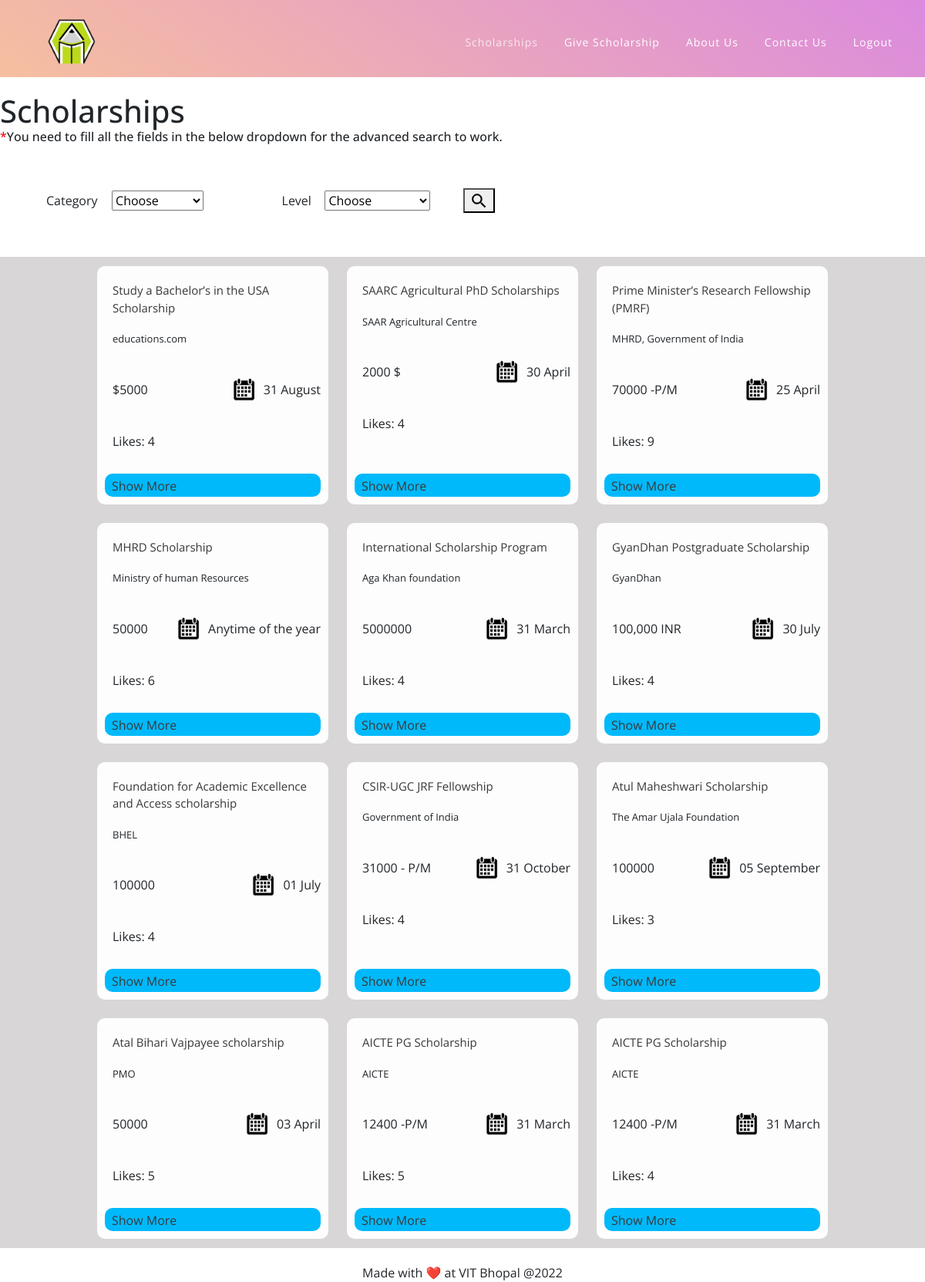
/filter/, run on the app's committed database.
### app/models.py (models this page shows, shortened)
class App(models.Model):
    level = [("Undergraduate","UNDERGRADUATE"),
            ("Postgraduate", "POSTGRADUATE"),
            ("Phd", "PhD")]
    categories = [("National","NATIONAL"),
                 ("International", "INTERNATIONAL")]
    name = models.CharField(max_length=64, help_text = "Enter Name of Scholarship")
    providedby = models.CharField(max_length=64, verbose_name = "Provided By", help_text="Enter name of sponsor or organization")
    eligibilitycriteria = models.CharField(max_length=512, verbose_name = "Eligibility Criteria", help_text="Enter Eligibility Criteria")
    exam = models.CharField(max_length=64, help_text="Enter if any exam is required")
    scholarshipamount = models.CharField(max_length = 18, verbose_name = "Scholarship Amount")
    applicationfees = models.CharField(max_length = 18, verbose_name = "Application Fees")
    deadline = models.CharField(max_length=32)
    link = models.CharField(max_length=128, help_text="Enter 404 if not available")
    category = models.CharField(choices=categories, blank=True, verbose_name = "Category", max_length=200, null=True)
    levels = models.CharField(choices=level, blank=True, verbose_name = "Levels", max_length=200, null=True)
    like = models.ManyToManyField(User, blank=True, related_name="liked_user")
    description = models.TextField(max_length=4098, help_text="Enter Description of Scholarship", verbose_name="Description")

### app/views.py (the view)
# urls.py: path("filter/", views.category, name="filter"),
def category(request):
    search_post = request.GET.get('dropdown')
    search_level = request.GET.get('level')
    search_salary = request.GET.get('salary')
    if search_post:
        apps = App.objects.filter(Q(category=search_post) & Q(levels=search_level))
    else:
        apps = App.objects.all().order_by("-name")
    return render(request, "app/filter.html",{
        "apps":apps
    })

### app/templates/app/filter.html (shortened to what this page needs)
{% load static %}
<!DOCTYPE html>
<html lang = "en">
    <head>
        <link href="{% static 'app/vendor/bootstrap/css/bootstrap.min.css' %}" rel="stylesheet">
        <link rel="stylesheet" href="{% static 'app/assets/css/fontawesome.css' %}">
        <link rel="stylesheet" href="{% static 'app/assets/css/templatemo-eduwell-style.css' %}">
        <link rel="stylesheet" href="{% static 'app/assets/css/owl.css' %}">
        <link rel="stylesheet" href="{% static 'app/assets/css/lightbox.css' %}">
        <link rel="stylesheet" href="{% static 'app/cards.css' %}">
</head>
<body>
    <header class="header-area header-sticky">
        <div class="container">
            <div class="row">
                <div class="col-12">
                    <nav class="main-nav">
                        <a href="{% url 'landing' %}" class="logo">
                            <img src="{% static 'app/assets/images/templatemo-eduwell.png' %}" alt="EduWell Template" width="60" height="60">
                        </a>
                        <ul class="nav">
                            <li><a href="{% url 'index' %}" class="active">Scholarships</a></li>
                            <li><a href="{% url 'contact'%}">Give Scholarship</a></li>
                            <li><a href="{% url 'about' %}">About Us</a></li>
                            <li><a href="{% url 'contact'%}">Contact Us</a></li>
                            <li><a href="{% url 'logout'%}">Logout</a></li>
                        </ul>
                    </nav>
                </div>
            </div>
        </div>
    </header>
<div style="margin-top: 120px;">
    <h1>Scholarships</h1>
    <h6><span style = "color: red;">*</span>You need to fill all the fields in the below dropdown for the advanced search to work.</h6>
    <form style="display: flex; align-items: center;" name = "search">
        <div style="display: flex; align-items: center; padding: 5%;">
            <label style="padding-right: 10%;"  for = "dropdown">Category</label>
            <select  name = "dropdown">
                <option>Choose</option>
            </select>
        </div>
        <div style="display: flex; align-items: center; padding: 5%;">
            <label style="padding-right: 10%;" for = "level">Level</label>
            <select name = "level">
                <option >Choose</option>
            </select>
        </div>
        <button><img src="{% static 'app/images/search-icon.svg' %}" height="25px" width="25px"></button>
    </form>
    <div class="holder">
        {% for app in apps %}
        <a href="{% url 'listing' app.id %}" style="margin-left: 0px;">
            <div class="cards">
                <div class="d1">
                    <a href="{% url 'listing' app.id %}" style="margin-left: 0px;">
                        <div class="name">{{app.name}}</div>
                    </a>
                    <div class="providedby">{{app.providedby}}</div>
                </div>
                <div class="d2">
                    <div style="display: flex;">
                        <div class="amount">{{app.scholarshipamount}}</div>
                    </div>
                    <div style="display: flex; align-items: center">
                        <div class="calendar-ico"><img src="{% static 'app/images/calendar-icon.png' %}" height=30px
                                width=20px></div>
                        <div class="deadline">{{app.deadline}}</div>
                    </div>
                </div>
                <div class="d3">
                    <div class="rating">Likes:  {{app.like.count}}</div>
                </div>
                <div class="d4">
                    <a href="{% url 'listing' app.id %}" style="margin-left: 0px; font-size: 16px;">
                        <div class="show-more">Show More</div>
                    </a>
                </div>
            </div>
        </a>
        {% endfor %}
    </div>
    </div>
</body>
<footer style="    margin-top: 20px;
left: 0;
bottom: 0;
width: 100%;
text-align: center;">Made with ❤️ at VIT Bhopal @2022</footer>
</html>

### app/static/app/assets/css/templatemo-eduwell-style.css (style rules this page uses)
html, body, div, span, applet, object, iframe, h1, h2, h3, h4, h5, h6, p, blockquote, div pre, a, abbr, acronym, address, big, cite, code, del, dfn, em, font, img, ins, kbd, q, s, samp, small, strike, strong, sub, sup, tt, var, b, u, i, center, dl, dt, dd, ol, ul, li, figure, header, nav, section, article, aside, footer, figcaption { margin: 0; padding: 0; border: 0; outline: 0; }
ul, li { padding: 0; margin: 0; list-style: none; }
header, nav, section, article, aside, footer, hgroup { display: block; }
* { box-sizing: border-box; }
html, body { font-family: 'Open Sans', sans-serif; font-weight: 400; background-color: #fff; font-size: 16px; -ms-text-size-adjust: 100%; -webkit-font-smoothing: antialiased; -moz-osx-font-smoothing: grayscale; }
a { text-decoration: none !important; }
h1, h2, h3, h4, h5, h6 { margin-top: 0px; margin-bottom: 0px; }
ul { margin-bottom: 0px; }
img { width: 100%; overflow: hidden; }
html, body { background: #fff; font-family: 'Open Sans', sans-serif; }
.header-area { background-image: url(../images/header-bg.png); background-size: contain; background-repeat: no-repeat; background-position: top; position: absolute; top: 0; left: 0; right: 0; z-index: 100; -webkit-transition: all .5s ease 0s; -moz-transition: all .5s ease 0s; -o-transition: all .5s ease 0s; transition: all .5s ease 0s; }
.header-area .main-nav { min-height: 80px; background: transparent; }
.header-area .main-nav .logo { line-height: 100px; color: #fff; font-size: 28px; font-weight: 700; text-transform: uppercase; letter-spacing: 2px; float: left; -webkit-transition: all 0.3s ease 0s; -moz-transition: all 0.3s ease 0s; -o-transition: all 0.3s ease 0s; transition: all 0.3s ease 0s; }
.header-area .main-nav .nav { float: right; margin-top: 35px; margin-right: 0px; background-color: transparent; -webkit-transition: all 0.3s ease 0s; -moz-transition: all 0.3s ease 0s; -o-transition: all 0.3s ease 0s; transition: all 0.3s ease 0s; position: relative; z-index: 999; }
.header-area .main-nav .nav li { padding-left: 30px; padding-right: 30px; }
.header-area .main-nav .nav li:last-child { padding-right: 0px; }
.header-area .main-nav .nav li a { display: block; font-weight: 400; font-size: 14px; text-transform: capitalize; color: #fff; -webkit-transition: all 0.3s ease 0s; -moz-transition: all 0.3s ease 0s; -o-transition: all 0.3s ease 0s; transition: all 0.3s ease 0s; height: 40px; line-height: 40px; border: transparent; letter-spacing: 1px; }
.header-area .main-nav .nav li:hover a, .header-area .main-nav .nav li a.active { color: #fff!important; opacity: 0.75; }
.header-area.header-sticky { min-height: 80px; }
.header-area .nav { margin-top: 30px; }
.header-area.header-sticky .nav li a.active { color: #dc8cdb; }
@media (max-width: 1200px) { .header-area .main-nav .nav li { padding-left: 7px; padding-right: 7px; } }
@media (max-width: 1200px) { .header-area .main-nav:before { display: none; } }
@media (min-width: 767px) { .header-area .main-nav .nav { display: flex !important; } }
body { overflow-x: hidden; }
@media (max-width: 1200px) { .header-area { background: rgb(219,138,222) !important; background: linear-gradient(-145deg, rgba(219,138,222,1) 0%, rgba(246,191,159,1) 100%) !important; } }

### app/templates/app/filter.html (style rules this page uses)
a { color: #3a3838; text-decoration: none; font-size: 20px; margin-left: 20px; }

### data on the page
App: name "Study a Bachelor’s in the USA Scholarship", providedby "educations.com", scholarshipamount "$5000", deadline "31 August", like.count "4"
App: name "SAARC Agricultural PhD Scholarships", providedby "SAAR Agricultural Centre", scholarshipamount "2000 $", deadline "30 April", like.count "4"
App: name "Prime Minister’s Research Fellowship (PMRF)", providedby "MHRD, Government of India", scholarshipamount "70000 -P/M", deadline "25 April", like.count "9"
App: name "MHRD Scholarship", providedby "Ministry of human Resources", scholarshipamount "50000", deadline "Anytime of the year", like.count "6"
App: name "International Scholarship Program", providedby "Aga Khan foundation", scholarshipamount "5000000", deadline "31 March", like.count "4"
App: name "GyanDhan Postgraduate Scholarship", providedby "GyanDhan", scholarshipamount "100,000 INR", deadline "30 July", like.count "4"
App: name "Foundation for Academic Excellence and Access scholarship", providedby "BHEL", scholarshipamount "100000", deadline "01 July", like.count "4"
App: name "CSIR-UGC JRF Fellowship", providedby "Government of India", scholarshipamount "31000 - P/M", deadline "31 October", like.count "4"
App: name "Atul Maheshwari Scholarship", providedby "The Amar Ujala Foundation", scholarshipamount "100000", deadline "05 September", like.count "3"
App: name "Atal Bihari Vajpayee scholarship", providedby "PMO", scholarshipamount "50000", deadline "03 April", like.count "5"
App: name "AICTE PG Scholarship", providedby "AICTE", scholarshipamount "12400 -P/M", deadline "31 March", like.count "5"
App: name "AICTE PG Scholarship", providedby "AICTE", scholarshipamount "12400 -P/M", deadline "31 March", like.count "4"
